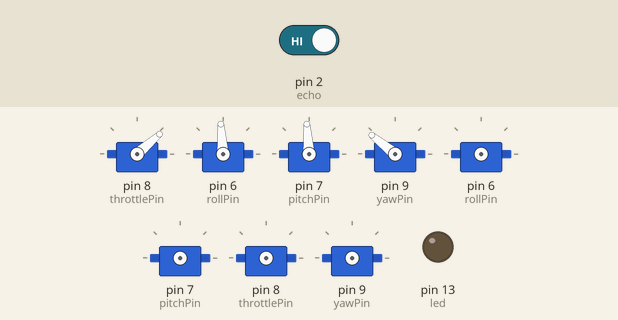
This sketch was run on a simulated Arduino Uno, built with avr-gcc and run on an emulated ATmega328P. Shown: 8 × servo, output pins drawn as LEDs (lit = HIGH). Wiring (inferred from the names in the program): 4 × servo: signal pin 6 / signal pin 7 / signal pin 8 / signal pin 9. The test bench sets the inputs (shaded band); at power-on: pin 2 (echo) HIGH. Servo pulses on a pin are drawn as a servo (544–2400 µs = 0–180°); pins used as bus, display or sensor lines are not drawn.

Above: at 0.1 s.
At 12.1 s:
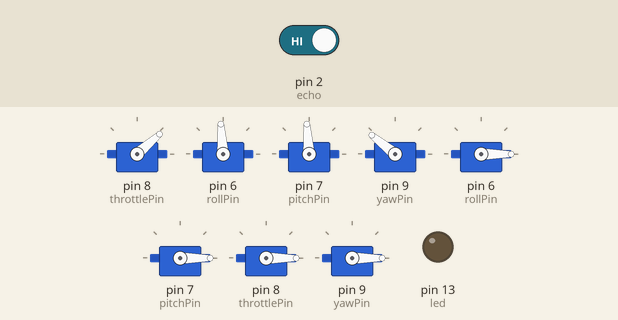
Timing chart, 0 to 13.6 s (numbered marks = the images above):
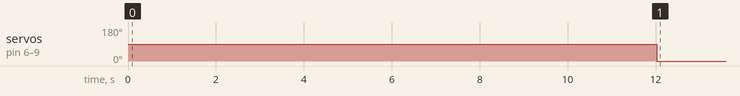

The sketch:

softwareArming.ino
```cpp
// (licence header left out)
#include <Servo.h>

Servo rollServo, pitchServo, throttleServo, yawServo;
int rollPin = 6, pitchPin = 7, throttlePin = 8, yawPin = 9;

int trigger = 4, echo = 2;

int led = 13;

int i;

void setup() {
  pinMode(trigger, OUTPUT);
  pinMode(echo, INPUT);

  pinMode(rollPin, OUTPUT);
  pinMode(pitchPin, OUTPUT);
  pinMode(throttlePin, OUTPUT);
  pinMode(yawPin, OUTPUT);

  pinMode(led, OUTPUT);

  for(i=0;i<600;i++)
  {
    digitalWrite(throttlePin, HIGH);
    digitalWrite(yawPin, HIGH);
    digitalWrite(rollPin, HIGH);
    digitalWrite(pitchPin, HIGH);
    delayMicroseconds(950);
    digitalWrite(throttlePin, LOW);
    delayMicroseconds(550);
    digitalWrite(rollPin, LOW);
    digitalWrite(pitchPin, LOW);
    delayMicroseconds(480);
    digitalWrite(yawPin, LOW);
    delay(18);
    delayMicroseconds(20);
  }

  rollServo.attach(rollPin);
  pitchServo.attach(pitchPin);
  throttleServo.attach(throttlePin);
  yawServo.attach(yawPin);

  Serial.begin(9600);

  rollServo.write(90);
  pitchServo.write(90);
  throttleServo.write(90);
  yawServo.write(90);
}

unsigned long timeBegin, timeEnd;
unsigned long distanceCount = 0;

int valRoll, valPitch, valThrottle, valYaw;
int pwmRoll, pwmPitch, pwmThrottle, pwmYaw;

char choice;
int triggerAPM = 0;

unsigned long echoDetectBegin = 0, echoDetectEnd = 0, echoSafetyTime = 0;

int pwmMid = 1500, pwmHigh = 1750, pwmLow = 1250;

unsigned int serialBeginTime, serialEndTime, serialDifferenceTime;

unsigned long distanceCountTime;

int distanceCM;

void loop() {

  //ULTRASONICS http://www.micropik.com/PDF/HCSR04.pdf 60ms and 4 metre accuracy

  //Unlike newping library and ultrasonics library which typically generate a maximum range of 50 cm, this code works for a range of over 2.5 metres!
  digitalWrite(trigger, HIGH);
  delayMicroseconds(10);
  digitalWrite(trigger, LOW);

  echoDetectBegin = millis();
  echoSafetyTime = 0;

  while( (digitalRead(echo)==LOW) & (echoSafetyTime<60) )
  {
    timeBegin = millis();
    echoDetectEnd = millis();
    echoSafetyTime = echoDetectEnd - echoDetectBegin;
  }

  //Serial.print(echoSafetyTime);
  //Serial.print(" ");

  distanceCount = 0;

  while(  (digitalRead(echo)==HIGH) & (distanceCount<60) & (distanceCountTime<60) )
  {
    timeEnd = millis();
    distanceCountTime = timeEnd - timeBegin;
    delay(1);
    distanceCount = distanceCount + 1;
  }
  //ULTRASONICS

  //Serial.println(distanceCount);

  distanceCM = distanceCount*17;

  if(Serial.available())
  {
    choice = Serial.read();
    triggerAPM = 0;
    serialBeginTime = millis();
  }
  else
  {
    serialEndTime = millis();
    serialDifferenceTime = serialEndTime - serialBeginTime;
  }

  if(serialDifferenceTime > 6000) //6 seconds
  { triggerAPM = 1; }

  if(distanceCount<23) //23.5*17 = 400 cm
  {
    if(choice=='f')//Move forward
    { choice = 's'; }
    if((choice=='l')|(choice=='r'))//Roll
    { choice = 's'; }
  }

  if(triggerAPM==0)
  {
    switch(choice)
    {
      case 'u': pwmThrottle = pwmHigh; digitalWrite(led, HIGH); break;
      case 'l': pwmRoll = pwmLow; digitalWrite(led, HIGH); break;
      case 'd': pwmThrottle = pwmLow; digitalWrite(led, HIGH); break;
      case 'r': pwmRoll = pwmHigh; digitalWrite(led, HIGH); break;
      case 'f': pwmPitch = pwmHigh; digitalWrite(led, HIGH); break;
      case 'b': pwmPitch = pwmLow; digitalWrite(led, HIGH); break;
      case 'c': pwmYaw = pwmHigh; digitalWrite(led, HIGH); break;
      case 'a': pwmYaw = pwmLow; digitalWrite(led, HIGH); break;
      case 'x': digitalWrite(led, HIGH); break;
      case 's': pwmThrottle = pwmMid, pwmRoll = pwmMid, pwmPitch = pwmMid, pwmYaw = pwmMid;
                digitalWrite(led, LOW); break;
    }

    valRoll = 45 + (pwmRoll - 1000)/11;
    valPitch = 45 + (pwmPitch - 1000)/11;
    valThrottle = 45 + (pwmThrottle - 1000)/11;
    valYaw = 45 + (pwmYaw - 1000)/11;

    rollServo.write(valRoll);
    pitchServo.write(valPitch);
    throttleServo.write(valThrottle);
    yawServo.write(valYaw);
    delay(20);//Pulse duration of 50Hz PWM
  }

  if(triggerAPM==1)
  {
    //Disable all signals
    rollServo.write(0);
    pitchServo.write(0);
    throttleServo.write(0);
    yawServo.write(0);
  }

}
```

Measured:
- by itself, servo on pin 6 (rollPin), servo on pin 7 (pitchPin), servo on pin 8 (throttlePin), servo on pin 9 (yawPin): 90° → 0° at 12.0 s
